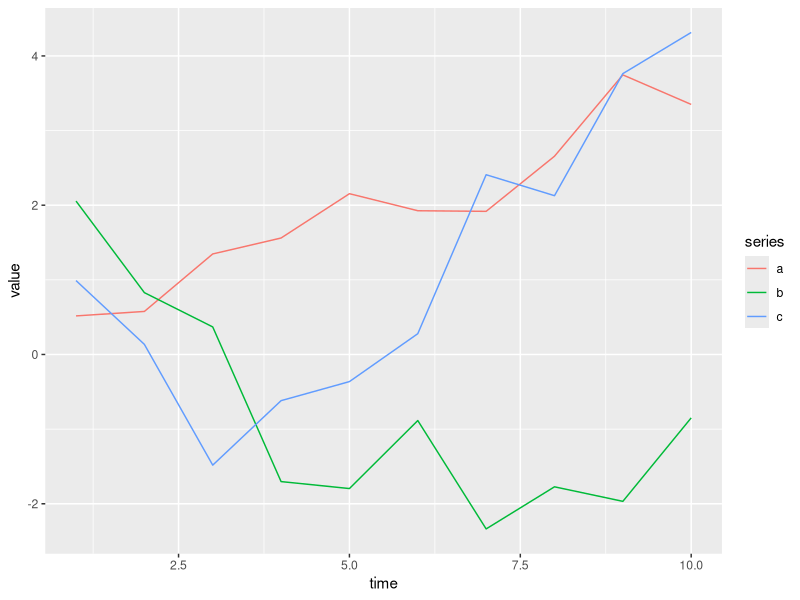
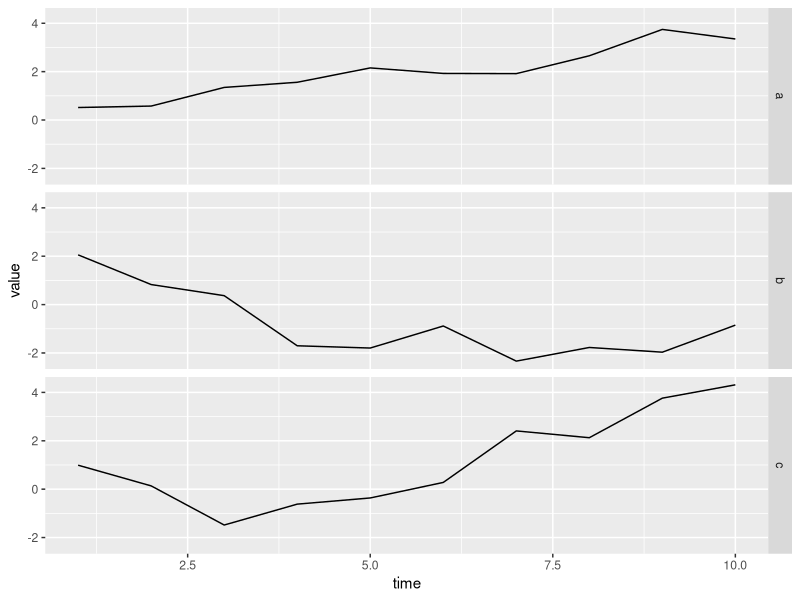

Write the R code that produced these figures, in order.
require(ggplot2)
require(reshape2)
df <- data.frame(time = 1:10,
                 a = cumsum(rnorm(10)),
                 b = cumsum(rnorm(10)),
                 c = cumsum(rnorm(10)))
df <- melt(df ,  id.vars = 'time', variable.name = 'series')

# plot on same grid, each series colored differently -- 
# good if the series have same scale
ggplot(df, aes(time,value)) + geom_line(aes(colour = series))

# or plot on different plots
ggplot(df, aes(time,value)) + geom_line() + facet_grid(series ~ .)